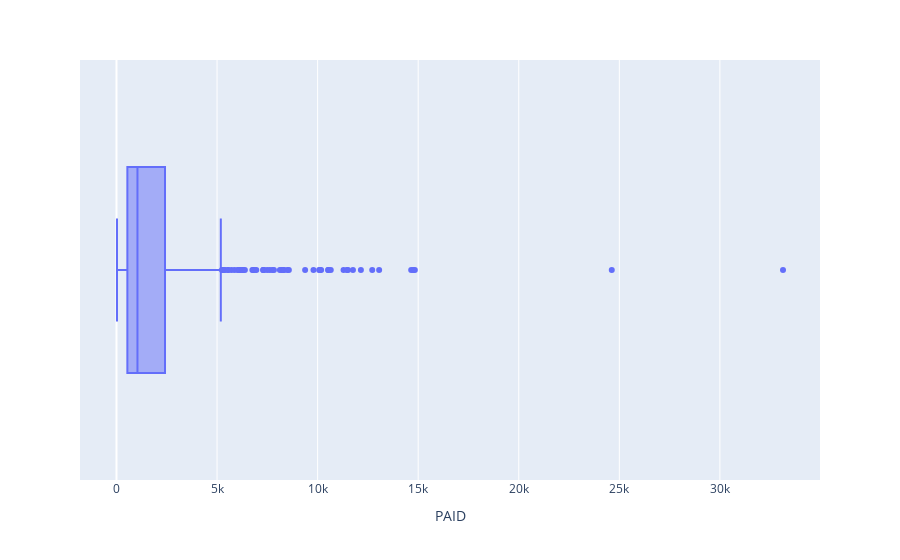

The notebook cell this image was saved under:
### Code cell


### Figure 1 — Plotly figure (JSON) as saved in the notebook; plotly's stock layout.template omitted (floating-point values rounded to 4 significant figures; data arrays with more than 128 entries replaced by an {"elided": "..."} marker saying what was removed)
{"data": [{"alignmentgroup": "True", "hovertemplate": "PAID=%{x}<extra></extra>", "legendgroup": "", "marker": {"color": "#636efa"}, "name": "", "notched": false, "offsetgroup": "", "orientation": "h", "showlegend": false, "type": "box", "x": {"elided": "500 float values"}, "x0": " ", "xaxis": "x", "y0": " ", "yaxis": "y"}], "layout": {"boxmode": "group", "legend": {"tracegroupgap": 0}, "margin": {"t": 60}, "xaxis": {"anchor": "y", "domain": [0, 1], "title": {"text": "PAID"}}, "yaxis": {"anchor": "x", "domain": [0, 1]}}}
